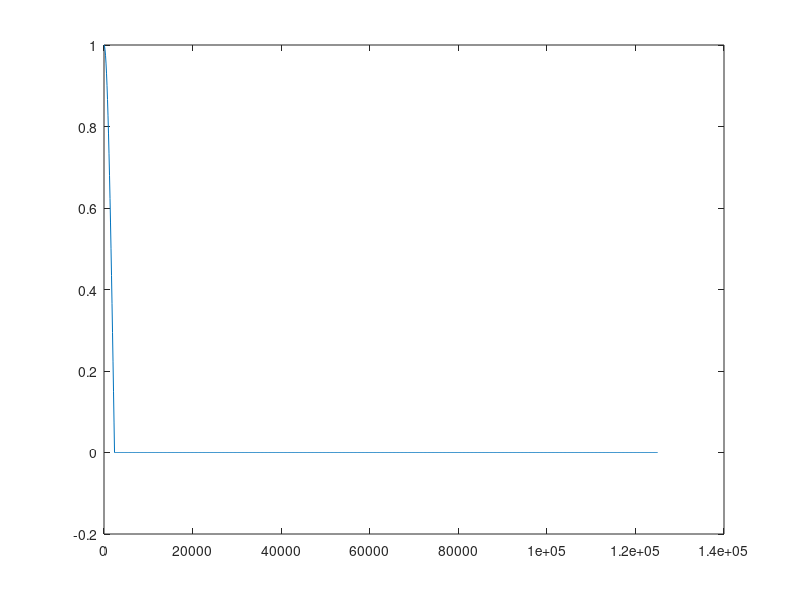

Write MATLAB code to recreate this figure. (Note: this script raises an error after producing the figure.)
% td=1/1187.5;
% fp = 2375/((2.5*10^6)/2);   %cutoff frequency
% N=500;
% filterOrder=500;
% 
% f1=linspace(0,fp,N);
% h1=1.222*cos(pi*td/4*2/td.*f1);
% 
% d = fdesign.arbmagnphase('n,f,h',filterOrder,f1,h1);
% D = design(d,'firls');
% fvtool(D,'Analysis','freq');
% 
% h=D.Numerator;
%--------------------------------------------------------------------------

f_nyquist = (2500000/10)/2;
td = 1/1187.5;
n = 100;


% 0<f<=2/td a= cos((1/4)*pi*td*.f)
% f>2/td a= 0

f_break = 2/td;

num_f1 = floor(f_break/n)-1;
num_f2 = floor((f_nyquist-f_break)/n)+1; %+1 because of >2/td
filterorder=500;

f1 = linspace(0,f_break,num_f1);
f2 = linspace(f_break,f_nyquist,num_f2);

a1 = cos((1/4)*pi*td.*f1);
a2 = zeros(1,num_f2);

f = horzcat(f1(1:1:end),f2(2:1:end));
a = horzcat(a1(1:1:end),a2(2:1:end));
f_norm= f / f_nyquist;

%Plot the filter specification
figure
plot(f, a);

h=firls(filterorder,f_norm,a);

fvtool(h,'Analysis','freq');
impz(h);
